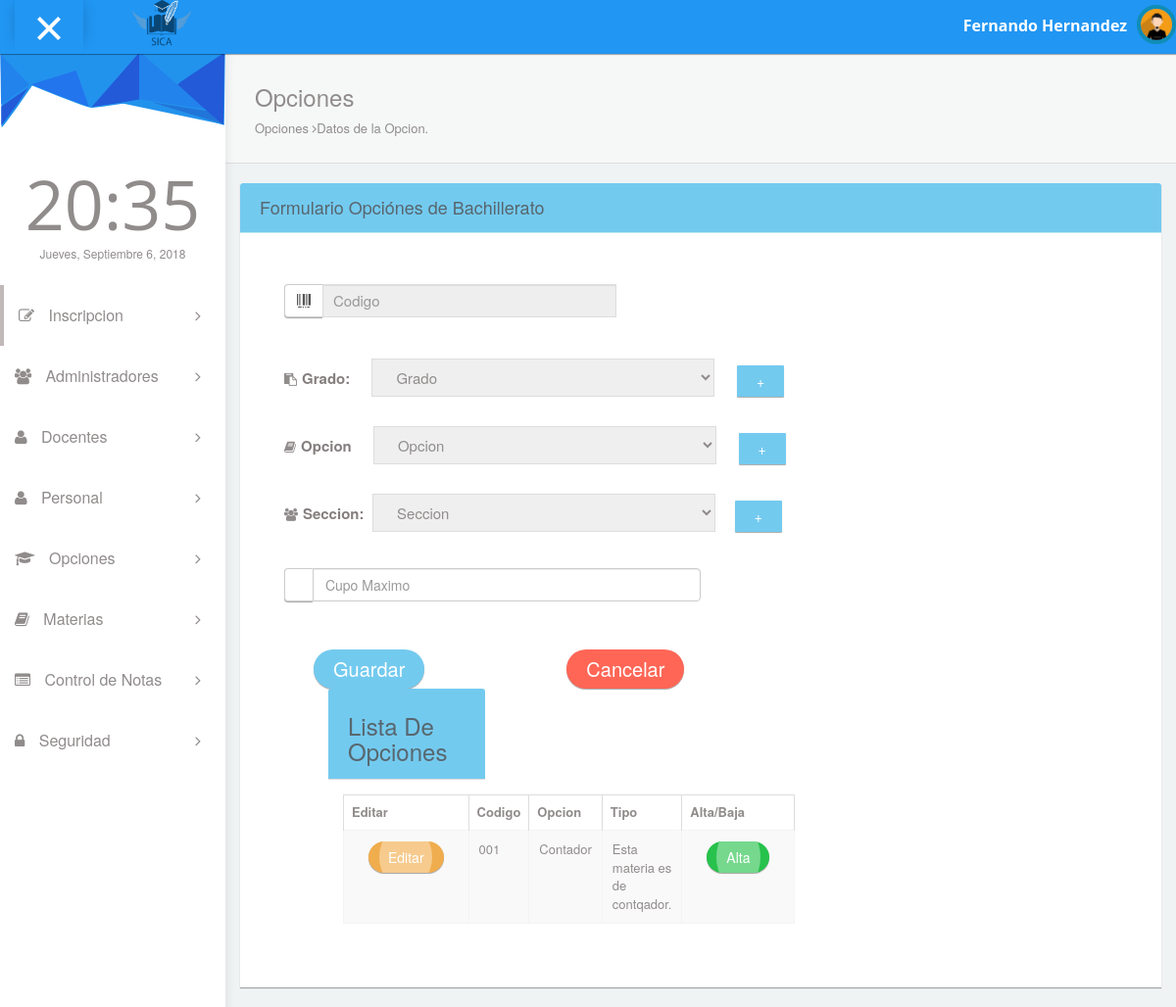
Page /pages/fopcione.php on the committed database.
### tables this page shows
CREATE TABLE `tbachilleratos` (
  `eid_bachillerato` int(11) NOT NULL,
  `ccodigo` varchar(20) NOT NULL,
  `cnombe` varchar(30) NOT NULL,
  `cdescripcion` varchar(200) NOT NULL,
  `efk_tipo` int(11) NOT NULL
);

### pages/fopcione.php (the view, shortened to what this page needs)
<!DOCTYPE html>
<html lang="en">
<head>
  <link rel="stylesheet" type="text/css" href="../asset/css/bootstrap.min.css">
  <link rel="stylesheet" type="text/css" href="../asset/css/plugins/datatables.bootstrap.min.css"/>
  <link rel="stylesheet" type="text/css" href="../asset/css/plugins/font-awesome.min.css"/>
  <link rel="stylesheet" type="text/css" href="../asset/css/plugins/animate.min.css"/>
  <link rel="stylesheet" type="text/css" href="../asset/css/plugins/nouislider.min.css"/>
  <link rel="stylesheet" type="text/css" href="../asset/css/plugins/select2.min.css"/>
  <link rel="stylesheet" type="text/css" href="../asset/css/plugins/ionrangeslider/ion.rangeSlider.css"/>
  <link rel="stylesheet" type="text/css" href="../asset/css/plugins/ionrangeslider/ion.rangeSlider.skinFlat.css"/>
  <link rel="stylesheet" type="text/css" href="../asset/css/plugins/bootstrap-material-datetimepicker.css"/>
  <link href="https://cdnjs.cloudflare.com/ajax/libs/select2/4.0.6-rc.0/css/select2.min.css" rel="stylesheet" />
  <link href="../asset/css/style.css" rel="stylesheet">
</head>
<body id="mimin" class="dashboard">
   <?php include "header.php"?>
      <div class="container-fluid mimin-wrapper">
          <?php include "menu.php";?>
            <div id="content">
                <div class="panel box-shadow-none content-header">
                  <div class="panel-body">
                    <div class="col-md-12" >
                    <h3 class="animated fadeInLeft">Opciones</h3>
                        <p class="animated fadeInDown">
                          Opciones <span class="fa-angle-right fa"></span>Datos de la Opcion.
                        </p>
                    </div>
                  </div>
                </div>
                <div class="form-element">
                <form id="insertar">
                <div class="col-md-12">
                  <div class="col-md-12 panel panel-info">
                    <div class="col-md-12 panel-heading">
                    <h4>Formulario Opci&oacute;nes de Bachillerato</h4>
                    </div>
                    <div class="col-md-12 panel-body" style="padding-bottom:30px;">
                      <div class="col-md-12">
                      <form class="cmxform" id="formcliente" method="post" action="">
                      <div class="col-md-12">
                           <div class="input-group">
                           <span class="input-group-addon"><i class="glyphicon glyphicon-barcode"></i></span>
                           <input id="codigo" type="text" style="width: 300px; font-size: 15px" class="form-control" name="codigo" placeholder="Codigo" readonly>
                           </div>
                           <div class="form-group form-animate-text" style="margin-top:5px !important;margin-bottom:30px !important;">
                             <i  class="fa fa-clipboard"></i><span class="label label-default" style="width: 100px; font-size: 15px; margin-right:13px">Grado: </span>
                              <select id="grado" class="select2 show-tick" style="width: 350px; font-size: 15px" name="grado">
                              <option value="">Grado</option>
                              </select>
                              <button title="Agrega Nuevo Grado el Sistema" style="margin-left:19px; size:40px;" class="btn btn-info" type="button" data-toggle="modal" data-target="#modalGrado">+</button>
                              </div>
                           <div class="form-group form-animate-text" style="margin-top:5px !important;margin-bottom:30px !important;">
                             <i  class="fa fa-book"></i><span class="label label-default" style="width: 100px; font-size: 15px; margin-right:13px">Opcion </span>
                              <select  id="opc" class="select2 show-tick" style="width: 350px; font-size: 15px" name="opc">
                              <option value="opcion">Opcion</option>
                              </select>
                              <button title="Agrega Nueva Opcionel al Sistema" style="margin-left:19px;" class="btn btn-info" type="button" data-toggle="modal" data-target="#modalForm">+</button>
                              </div>
                             <div class="form-group form-animate-text" style="margin-top:5px !important;margin-bottom:30px !important;">
                             <i  class="fa fa-users"></i><span class="label label-default" style="width: 100px; font-size: 15px">Seccion:</span>
                              <select id="seccion" class="select2 show-tick" style="width: 350px; font-size: 15px" name="seccion">
                              <option value="">Seccion</option>
                              </select>
                              <button   style="margin-left:16px; border-radius: 50px 20px" class="btn btn-info" type="button" data-toggle="modal" data-target="#modalSeccion">+</button>
                              <div class="input-group col-md-6">
                              <span class="input-group-addon"><i class="class=fas fa-list-ol"></i></span>
                               <input id="cupo" type="number" class="form-control" name="cupo" placeholder="Cupo Maximo">
                           </div>
                          </div>
                          <div class="col-md-12">
                              <div class="col-md-4">
                              <br><b></b>
                              <input type="button" id="guardar" name="guardar" class="next action-button btn btn-info btn-sm btn-round" style="font-size:20px;" value="Guardar" />
                          </div>
                          <div>
                            <br><b></b>
                              <input type="button" name="next" class="next action-button btn btn-danger btn-sm btn-round" style="font-size:20px;" value="Cancelar" />
                              </div>
                              <div class="col-md-6">
                  <div class="col-md-6">
                  <div class="panel1">
                    <div class="panel-heading"><h3>Lista De Opciones</h3></div>
                    <div class="panel-body">
                      <div class="responsive-table">
                      <table id="datatables-example" class="table table-striped table-bordered" width="100%" cellspacing="0">
                      <thead>
                        <tr>
                          <th>Editar</th>
                          <th>Codigo</th>
                          <th>Opcion</th>
                          <th>Tipo</th>
                          <th>Alta/Baja</th>
                        </tr>
                      </thead>
                      <tbody>
                      <?php
include "../config/conexion.php";
$result = $conexion->query("select * from tbachilleratos order by eid_bachillerato");
if ($result) {
    while ($fila = $result->fetch_object()) {
        echo "<tr>";
        echo "<td>
          <div class='col-md-2' style='margin-top:1px'>
            <button class='btn ripple-infinite btn-round btn-warning' onclick='modify(" . $fila->eid_bachillerato . ")';>
            <div>
              <span>Editar</span>
            </div>
            </button>
            </div>
        </td>";
        echo "<td>" . $fila->ccodigo . "</td>";
        echo "<td>" . $fila->cnombe . "</td>";
        echo "<td>" . $fila->cdescripcion . "</td>";
        echo "<td>
          <div class='col-md-2' style='margin-top:1px'>
            <button class='btn ripple-infinite btn-round btn-success' onclick='confirmar(" . $fila->idcatalogo . ")'>
            <div>
              <span>Alta</span>
            </div>
            </button>
            </div>
        </td>";
        echo "</tr>";
    }
}
?>
                      </tbody>
                        </table>
                      </div>
                  </div>
                </div>
                       </div>
                        </div>
                      </div>
                          </div>
                          </form>
                      </div>
                      </div>
                    </div>
                  </div>
                </div>
              </div>
</body>
</html>

### rows in the picture
tbachilleratos: ccodigo "001", cnombe "Contador", cdescripcion "Esta materia es de contqador."
